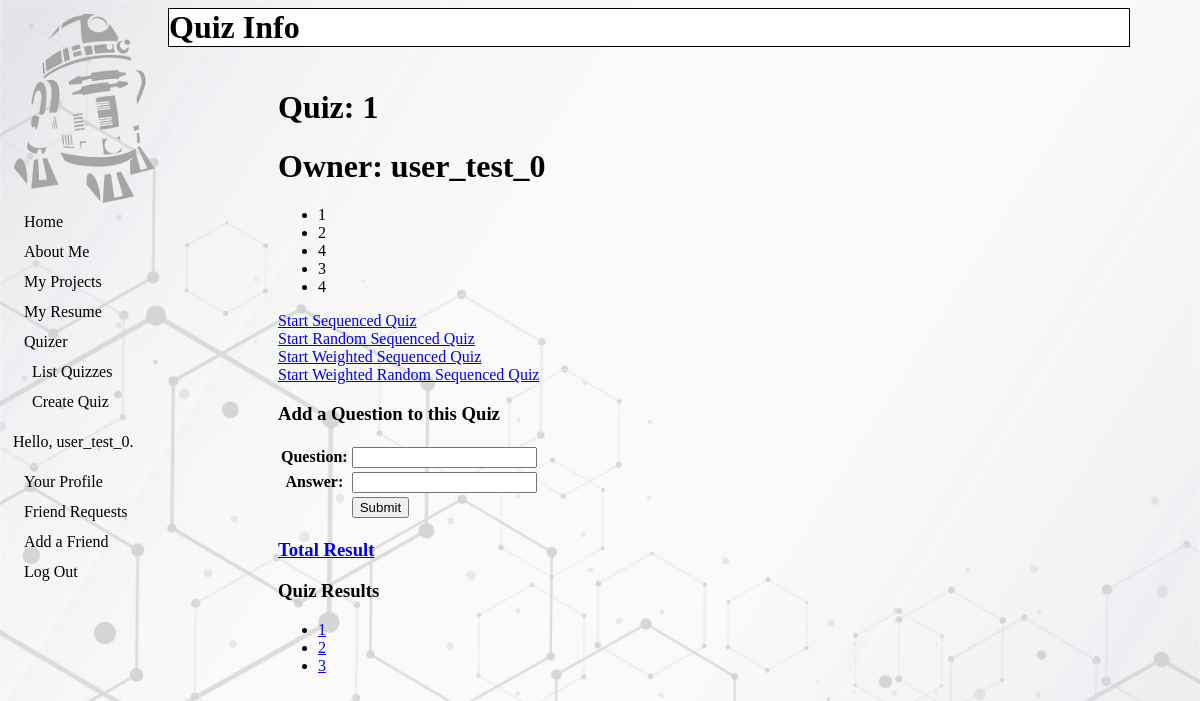
The page /quizzer/list_quizzes/1/ (signed in) on the database its author committed.
### Base/models.py (models this page shows, shortened)
class CustomUser(AbstractUser):
    pass
    def __str__(self):
        return self.username

### Quizzer/models/Quiz.py (models this page shows, shortened)
class Quiz(QuizBase):
    def getAvailState(self, state):
        displayInConsole(self)
        if state == 'visibility':
            return self.visible_to
        elif state == 'modification':
            return self.modified_by
    def isAvailableFor(self, user, state):
        displayInConsole(self)
        availability = self.getAvailState(state)
        if availability == 'pub':
            return True
        elif availability == 'pri':
            return False
        elif availability == 'fri':
            return self.isOwnersFriend(user)

### Quizzer/models/Base.py (models this page shows, shortened)
class QA(models.Model):
    quiz = models.ForeignKey(
        'Quiz',
        blank=False,
        null=False,
        on_delete=models.CASCADE
        )
    number = models.IntegerField(default=0)
    question = models.CharField(max_length=256)
    answer = models.CharField(max_length=256)
    class Meta:
        ordering = ['number']

### Quizzer/models/QuizResultClass.py (models this page shows, shortened)
class QuizResult(QuizResultBase):
    @staticmethod
    def get(userCurrent, quizCurrentID, typeGiven='seq'):
        displayInConsole('QuizResult', True)
        profile = Profile.get(userCurrent)
        quizCurrent = Quiz.get(quizCurrentID)
        try:
            process = QuizResult.objects.filter(
                profile__user__id=(
                    None if userCurrent.is_anonymous else userCurrent.id
                ),
                quiz__id=quizCurrentID,
                type=typeGiven
            ).latest()
            if process.complete:
                raise Exception('Complete')
            return process
        except Exception:
            return QuizResult.createProcess(profile, quizCurrent, typeGiven)

### Quizzer/views/viewsQuiz.py (the view, shortened to what this page needs)
# urls.py: path('list_quizzes/<int:pk>/', ViewQuizDetail.as_view(), name='quiz-detail'),
class ViewQuizDetail(View):
    def get(self, request, *args, **kwargs):
        displayInConsole(self)
        view = ViewQuizInfo.as_view()
        return view(request, *args, **kwargs)

### Quizzer/forms/forms.py
class FormQuizQA(ModelForm):
    class Meta:
        model = QA
        exclude = ['quiz', 'number']

### Base/templatetags/temptag_nav.py (called while the page is built)
@register.simple_tag
def curPathID(request, target):
    displayInConsole('', True)
    if request.path == target:
        return 'curPage'
    else:
        return 'othPage'

@register.simple_tag
def checkProfile(request):
    displayInConsole('', True)
    if 'profile_id' not in request.session:
        request.session['profile_id'] = Profile.objects.create(user = None).id
    return ''

### Quizzer/views/viewsQuiz.py (called while the page is built)
    def get(self, request, *args, **kwargs):
        displayInConsole(self)
        self.object = self.get_object()
        return super().get(request, *args, **kwargs)

    def get_context_data(self, **kwargs):
        displayInConsole(self)
        context = super().get_context_data(**kwargs)
        context['quiz'] = self.object
        context['title'] = 'Quiz Info'
        if self.object.isAvailableFor(self.request.user, 'modification'):
            context['form'] = FormQuizQA()
        return context

    def get_queryset(self):
        displayInConsole(self)
        return self.object.qa_set.all()

    def get_object(self, queryset=None):
        displayInConsole(self)
        obj = SingleObjectMixin.get_object(self, queryset=Quiz.objects.all())
        if obj.isAvailableFor(self.request.user, 'visibility'):
            return obj

### utils.py (called while the page is built)
def displayInConsole(objectsClass, staticMethod = False):
    frame = inspect.stack()[1]
    filename = frame.filename
    curframe = inspect.currentframe()
    calframe = inspect.getouterframes(curframe, 2)
    methodName = calframe[1][3]
    if not staticMethod:
        className = objectsClass.__class__.__name__
    else:
        className = objectsClass
    print(filename.replace("home/andrei/share/workspace/Portfolio/",""))
    print(className + ' ' + methodName + '()')

### Quizzer/templates/Quizzer/quiz_detail.html (shortened to what this page needs)
{% extends "base.html" %}
{% block content %}
	<h1>Quiz: {{ quiz.name }}</h1>
	<h1>Owner: {{quiz.owner }}</h1>
	<ul>
	{% for QA in page_obj %}
		<li> {{ QA.question }}</li>
	{% endfor %}
	</ul>
	<a href="{%url 'quizzer:quiz' type='seq' id=quiz.id%}">
		Start Sequenced Quiz
	</a></br>
	<a href="{%url 'quizzer:quiz' type='rng' id=quiz.id%}">
		Start Random Sequenced Quiz
	</a></br>
	{% if quiz.quizttl_set %}
		<a href="{%url 'quizzer:quiz' type='pri' id=quiz.id%}">
			Start Weighted Sequenced Quiz
		</a></br>
		<a href="{%url 'quizzer:quiz' type='prirng' id=quiz.id%}">
			Start Weighted Random Sequenced Quiz
		</a></br>
	{% endif %}
	<h3>Add a Question to this Quiz</h3>
	{%if form%}
		<form action="" method="post" novalidate>
			<table>
				{{ form.as_table }}
				<tr>
					<td>&nbsp;</td>
					<td><input type="submit" value="Submit"></td>
				</tr>
			</table>
		</form>
	{%endif%}
	{%if user.is_authenticated%}
		<a href="{%url 'quizzer:quiz-total' id=quiz.id%}">
			<h3>Total Result</h3>
		</a>
		<h3>Quiz Results</h3>
		<ul>
			{% for quizResult in quiz.quizresult_set.all %}
			<li>
				<a href="{%url 'quizzer:quiz-result' id=quizResult.id%}">
					{{ quizResult.id }}
				</a>
			</li>
			{% endfor %}
		</ul>
	{%endif%}
{% endblock %}

### Base/templates/base.html (shortened to what this page needs)
<!DOCTYPE HTML>
{% load static temptag_nav %}
<html class="entire">
    <head>
        <link href="{% static 'base.css' %}" rel="stylesheet" type="text/css">
    </head>
    <body>
        <div class="sidenav">
            <img src="/static/r2d2silhouette.png" height="190px">
		    <a href="{% url 'index' %}" id="{% curPathID request '/' %}">Home</a>
		    <a href="{% url 'about' %}" id="{% curPathID request '/about' %}">About Me</a>
            <a href="{% url 'projects' %}" id="{% curPathID request '/projects' %}">My Projects</a>
            <a href="{% url 'resume' %}" id="{% curPathID request '/resume' %}">My Resume</a>
            <a href="{% url 'quizzer:main' %}" id="{% curPathID request '/quizzer/' %}">Quizer</a>
            <a
                href="{% url 'quizzer:quiz-list' %}"
                id="{% curPathID request '/quizzer/list_quizzes/' %}"
                class="quizInner"
            >List Quizzes</a>
            <a
		        href="{% url 'quizzer:quiz-form' %}"
		        id="{% curPathID request '/quizzer/create_quiz/' %}"
		        class="quizInner"
	        >Create Quiz</a>
            {%if user.is_authenticated%}
                <p class="greet">Hello, {{user.username}}.</p>
                <a
                    href="{%url 'profile:profile'%}"
                    id="{% curPathID request '/profile/' %}"
                >Your Profile</a>
                <a
                    href="{%url 'profile:friend-request-list'%}"
                    id="{% curPathID request '/profile/friend_request_list/' %}"
                >Friend Requests</a>
                <a
                    href="{%url 'profile:friend-request'%}"
                    id="{% curPathID request '/profile/friend_request/' %}"
                >Add a Friend</a>
                <a
                    href="{%url 'logout'%}?next=/"
                >Log Out</a>
            {%else%}
                <p>Not Logged In.</p>
                <a href="{%url 'login'%}">Log In</a>
            {%endif%}
        </div>
        <h1 class="title">{{ title }}</h1>
        <div class="main">
            <div class="centered">
                {% block content %}
                {% endblock %}
            </div>
        </div>
    </body>
</html>

### static/base.css (style rules this page uses)
.entire { background-image: url("/static/hex.jpg"); background-attachment: fixed; background-size: cover; overflow: scroll; }
.sidenav { height: auto; width: 150px; position: fixed; z-index: 1; top: 20; left: 20; overflow-x: hidden; padding-top: 0px; }
.sidenav img { padding: 5px 0px 0px 5px; }
.sidenav a { padding: 6px 8px 6px 16px; text-decoration: none; display: block; color: black; }
.sidenav .quizInner { padding: 6px 8px 6px 24px; }
.greet { padding: 0px 0px 0px 5px; }
.title { position: fixed; background-color: white; z-index: 1; top: -13px; margin-left: 160px; width: 80%; border:1px solid black; }
.main { margin-left: 160px; padding: 60px 10px; width: 80%; }
.centered { display: block; margin-left: 100px; margin-right: 100px; width: 70%; }

### rows shown on the page
CustomUser: username "user_test_0"
Quiz: name "1", owner "user_test_0"
QA: question "1"
QA: question "2"
QA: question "4"
QA: question "3"
QA: question "4"
QuizResult: id "1"
QuizResult: id "2"
QuizResult: id "3"

### other values the page prints
{{ title }} "Quiz Info"
